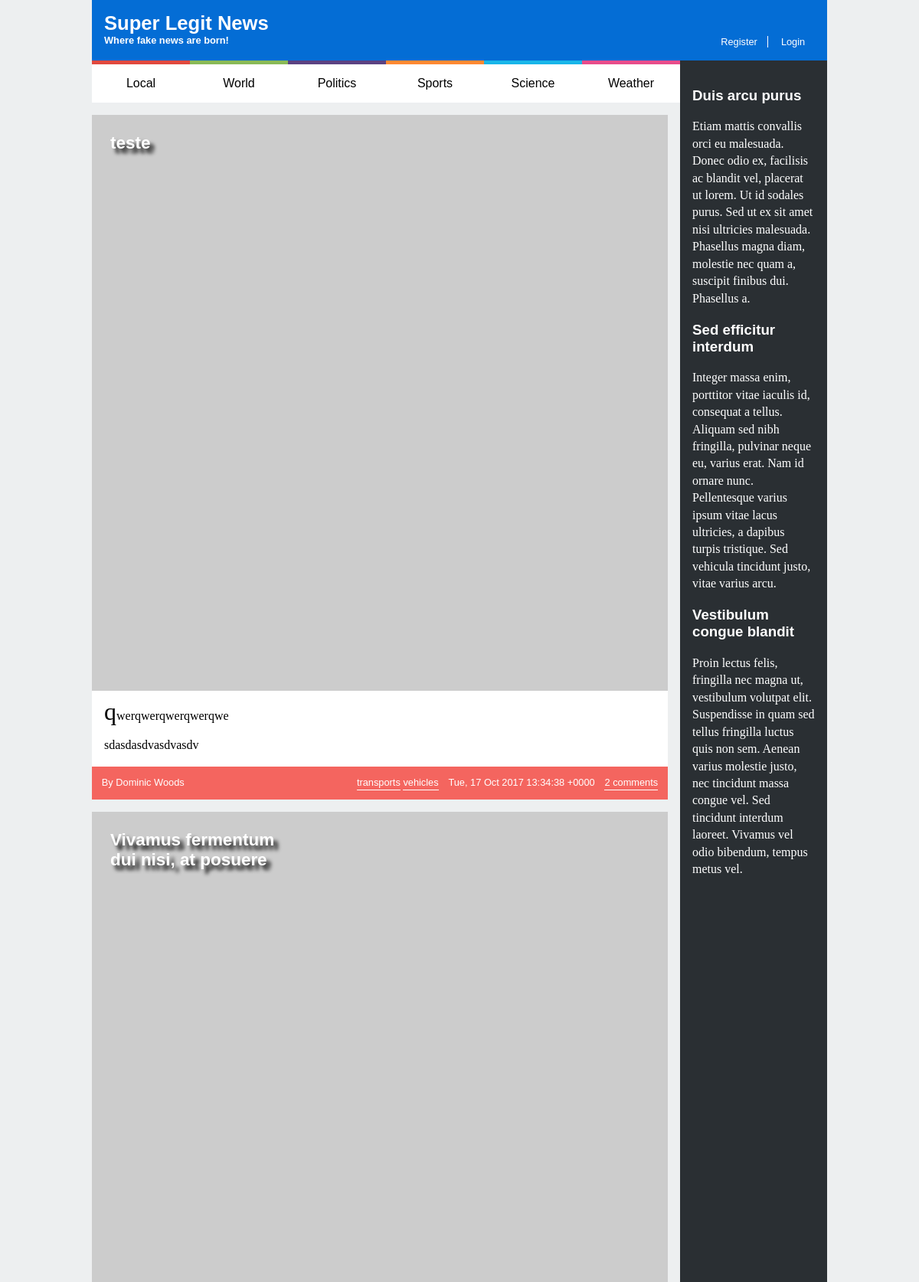
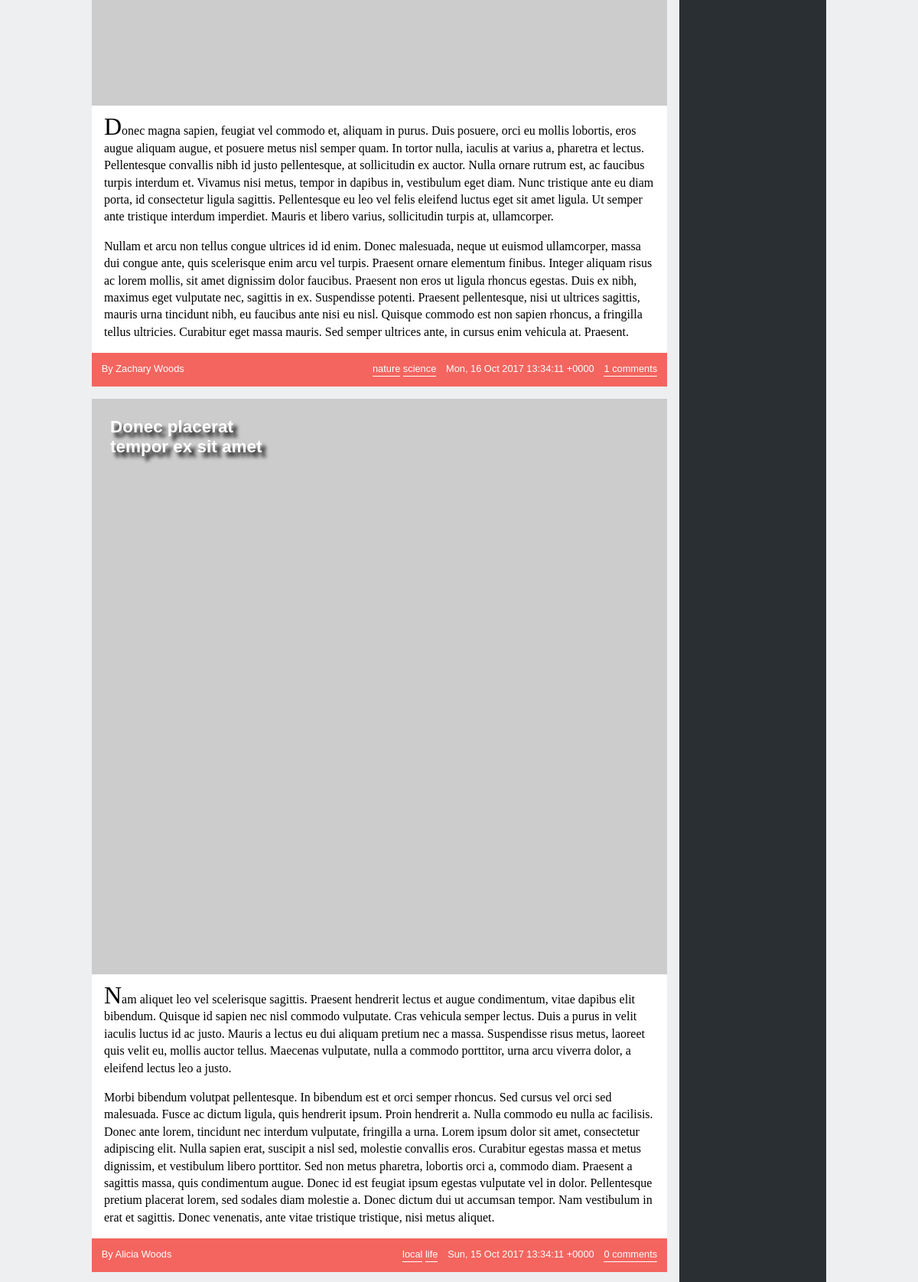
Screenshot of /exercise3/list_news.php (upper part) with the database file from the repository (2 pictures, top to bottom).
### tables this page shows
CREATE TABLE news (
  id INTEGER PRIMARY KEY,
  title VARCHAR,
  published INTEGER, -- date when the article was published in epoch format
  tags VARCHAR, -- comma separated tags
  username VARCHAR REFERENCES users, -- who wrote the article
  introduction VARCHAR,
  fulltext VARCHAR
);

### exercise3/list_news.php (called while the page is built, shortened)
<?php
  include_once('database/connection.php');
  include_once('database/news.php');
  $articles = getAllNews();
  include('templates/common/header.php');
  include('templates/news/list_news.php');
  include('templates/common/footer.php');
?>

### exercise3/database/news.php (called while the page is built, shortened)
<?php
    function getAllNews() {
        global $db;
        $stmt = $db->prepare('SELECT news.*, users.*, COUNT(comments.id) AS comments
                            FROM news JOIN
                                users USING (username) LEFT JOIN
                                comments ON comments.news_id = news.id
                            GROUP BY news.id, users.username
                            ORDER BY published DESC');
        $stmt->execute();
        return $stmt->fetchAll();
    }
?>

### exercise3/templates/news/list_news.php (the view)
<html lang="en-US">
      <section id="news">
        <?php
          include_once('database/connection.php');
          include_once('database/news.php');
          $articles = getAllNews();
          foreach( $articles as $article) {
            $tags = explode(',', $article['tags']);
        ?>
        <article>
          <header>
            <h1><a href="news_item.php?id=<?= $article['id']?>"><?= $article['title']?></a></h1>
          </header>
          <img src="https://picsum.photos/200/300<?= $tags[0]?>" alt="">
          <p><?= $article['introduction']?></p>
          <p><?= $article['fulltext']?></p>
          <footer>
            <span class="author"><?= ucfirst($article['username'])?> Woods</span>
            <span class="tags"><?php foreach( $tags as $tag) {?>
              <a href="list_news.php"><?= $tag?></a>
            <?php }?>
            </span>
            <span class="date"><?= date(DATE_RSS, $article['published'])?></span>
            <a class="comments" href="news_item.php?id=<?= $article['id']?>"><?= $article['comments']?></a>
          </footer>
        </article>
        <?php }?>
      </section>
</html>

### exercise3/templates/common/header.php (shortened to what this page needs)
<html lang="en-US">
    <head>
        <link href="design/style.css" rel="stylesheet">
        <link href="design/layout.css" rel="stylesheet">
        <link href="design/responsive.css" rel="stylesheet">
        <link href="design/comments.css" rel="stylesheet">
        <link href="design/forms.css" rel="stylesheet">
    </head>
    <header>
      <h1><a href="list_news.php">Super Legit News</a></h1>
      <h2><a href="list_news.php">Where fake news are born!</a></h2>
      <div id="signup">
      <?php if (array_key_exists('username',$_SESSION) && !empty($_SESSION['username'])) {?>
        <a href="action_logout.php">Logout</a>
        <?php } else {?>
        <a href="register.html">Register</a>
        <a href="login.php">Login</a>
        <?php }?>
      </div>
    </header>
    <nav id="menu">
      <ul>
        <li><a href="list_news.php">Local</a></li>
        <li><a href="list_news.php">World</a></li>
        <li><a href="list_news.php">Politics</a></li>
        <li><a href="list_news.php">Sports</a></li>
        <li><a href="list_news.php">Science</a></li>
        <li><a href="list_news.php">Weather</a></li>
      </ul>
    </nav>
    <aside id="related">
      <article>
        <h1><a href="#">Duis arcu purus</a></h1>
        <p>Etiam mattis convallis orci eu malesuada. Donec odio ex, facilisis ac blandit vel, placerat ut lorem. Ut id sodales purus. Sed ut ex sit amet nisi ultricies malesuada. Phasellus magna diam, molestie nec quam a, suscipit finibus dui. Phasellus a.</p>
      </article>
      <article>
        <h1><a href="#">Sed efficitur interdum</a></h1>
        <p>Integer massa enim, porttitor vitae iaculis id, consequat a tellus. Aliquam sed nibh fringilla, pulvinar neque eu, varius erat. Nam id ornare nunc. Pellentesque varius ipsum vitae lacus ultricies, a dapibus turpis tristique. Sed vehicula tincidunt justo, vitae varius arcu.</p>
      </article>
      <article>
        <h1><a href="#">Vestibulum congue blandit</a></h1>
        <p>Proin lectus felis, fringilla nec magna ut, vestibulum volutpat elit. Suspendisse in quam sed tellus fringilla luctus quis non sem. Aenean varius molestie justo, nec tincidunt massa congue vel. Sed tincidunt interdum laoreet. Vivamus vel odio bibendum, tempus metus vel.</p>
      </article>
    </aside>
</html>

### exercise3/templates/common/footer.php (shortened to what this page needs)
<html lang="en-US">
</html>

### exercise3/design/style.css (style rules this page uses)
body > header { background-color: #046dd5; color: white; padding: 1em; }
body > header h1, body > header h2 { margin: 0; }
body > header a { color: white; text-decoration: none; }
body > header #signup a:first-child { border-right: 1px solid white; }
body > header #signup a { padding: 0 1em; }
body > header #signup a:first-child { padding-left: 0; }
#menu ul { margin: 0; padding: 0; }
#menu li { background-color: white; text-align: center; list-style-type: none; padding: 1em 0; }
#menu li a { color: black; text-decoration: none; }
#news header { max-width: 10em; padding: 1em; position: absolute; }
#news header h1 { margin: 0; text-shadow: .2em .2em .2em black; }
#news header a { color: white; text-decoration: none; }
#news img { width: 100%; }
#news > article { background-color: white; margin: 1em 1em 1em 0; }
#news > article > p { padding: 0 1em; }
#news > article > p:first-of-type:first-letter { font-size: 2em; }
#news footer { color: white; background-color: #f4655f; padding: 1em; }
#news footer a { color: white; text-decoration: none; border-bottom: 1px solid white; padding-bottom: 2px; }
#news footer .tags { margin-right: 1em; }
#news footer .comments { margin-left: 1em; }
#news footer .comments:after { content: ' comments'; }
#news footer .author:before { content: "By "; }
#related { background-color: #2a2f33; padding: 1em; }
#related h1 a { color: white; text-decoration: none; }
#related p { color: white; }
p { font-family: "Georgia", serif; line-height: 1.4em; }
header h2 { font-size: 1em; }
header a { font-size: 0.8em; }
#news header { font-size: 1.5em; }
#news footer { font-size: 0.8em; }
#menu li:nth-child(1) { border-top: 5px solid #e1493e; }
#menu li:nth-child(2) { border-top: 5px solid #8aba56; }
#menu li:nth-child(3) { border-top: 5px solid #5b4282; }
#menu li:nth-child(4) { border-top: 5px solid #ff8932; }
#menu li:nth-child(5) { border-top: 5px solid #19b6e9; }
#menu li:nth-child(6) { border-top: 5px solid #e84c8b; }

### exercise3/design/layout.css (style rules this page uses)
body > header { grid-column: start / end; }
#menu { grid-column: start; }
aside { grid-column: middle; grid-row: nav / end; }
#news { grid-column: start; }
body > header { display: grid; grid-template-columns: 1fr auto; grid-template-rows: auto auto; }
body > header h1 { grid-column: 1; grid-row: 1; }
body > header h2 { grid-column: 1; grid-row: 2; }
body > header #signup { grid-column: 2; grid-row: 2; }
#menu ul { display: flex; flex-direction: row; }
#menu li { display: block; flex: 1; }
#news footer { display: flex; }
#news footer .author { flex-grow: 1; }

### rows the page displays
news: title "teste", introduction "qwerqwerqwerqwerqwe", fulltext "sdasdasdvasdvasdv", username "Dominic", tags "transports", tags "vehicles", published "Tue, 17 Oct 2017 13:34:38 +0000", comments "2"
news: title "Vivamus fermentum dui nisi, at posuere", introduction "Donec magna sapien, feugiat vel commodo et, aliquam in purus. Duis posuere, orci eu mollis lobortis, eros augue aliquam augue, et posuere metus nisl semper quam. In tortor nulla, iaculis at varius a, pharetra et lectus. Pellentesque convallis nibh id justo pellentesque, at sollicitudin ex auctor. Nulla ornare rutrum est, ac faucibus turpis interdum et. Vivamus nisi metus, tempor in dapibus in, vestibulum eget diam. Nunc tristique ante eu diam porta, id consectetur ligula sagittis. Pellentesque eu leo vel felis eleifend luctus eget sit amet ligula. Ut semper ante tristique interdum imperdiet. Mauris et libero varius, sollicitudin turpis at, ullamcorper.", fulltext "Nullam et arcu non tellus congue ultrices id id enim. Donec malesuada, neque ut euismod ullamcorper, massa dui congue ante, quis scelerisque enim arcu vel turpis. Praesent ornare elementum finibus. Integer aliquam risus ac lorem mollis, sit amet dignissim dolor faucibus. Praesent non eros ut ligula rhoncus egestas. Duis ex nibh, maximus eget vulputate nec, sagittis in ex. Suspendisse potenti. Praesent pellentesque, nisi ut ultrices sagittis, mauris urna tincidunt nibh, eu faucibus ante nisi eu nisl. Quisque commodo est non sapien rhoncus, a fringilla tellus ultricies. Curabitur eget massa mauris. Sed semper ultrices ante, in cursus enim vehicula at. Praesent.", username "Zachary", tags "nature", tags "science", published "Mon, 16 Oct 2017 13:34:11 +0000", comments "1"
news: title "Donec placerat tempor ex sit amet", introduction "Nam aliquet leo vel scelerisque sagittis. Praesent hendrerit lectus et augue condimentum, vitae dapibus elit bibendum. Quisque id sapien nec nisl commodo vulputate. Cras vehicula semper lectus. Duis a purus in velit iaculis luctus id ac justo. Mauris a lectus eu dui aliquam pretium nec a massa. Suspendisse risus metus, laoreet quis velit eu, mollis auctor tellus. Maecenas vulputate, nulla a commodo porttitor, urna arcu viverra dolor, a eleifend lectus leo a justo.", fulltext "Morbi bibendum volutpat pellentesque. In bibendum est et orci semper rhoncus. Sed cursus vel orci sed malesuada. Fusce ac dictum ligula, quis hendrerit ipsum. Proin hendrerit a. Nulla commodo eu nulla ac facilisis. Donec ante lorem, tincidunt nec interdum vulputate, fringilla a urna. Lorem ipsum dolor sit amet, consectetur adipiscing elit. Nulla sapien erat, suscipit a nisl sed, molestie convallis eros. Curabitur egestas massa et metus dignissim, et vestibulum libero porttitor. Sed non metus pharetra, lobortis orci a, commodo diam. Praesent a sagittis massa, quis condimentum augue. Donec id est feugiat ipsum egestas vulputate vel in dolor. Pellentesque pretium placerat lorem, sed sodales…", username "Alicia", tags "local", tags "life", published "Sun, 15 Oct 2017 13:34:11 +0000", comments "0"
